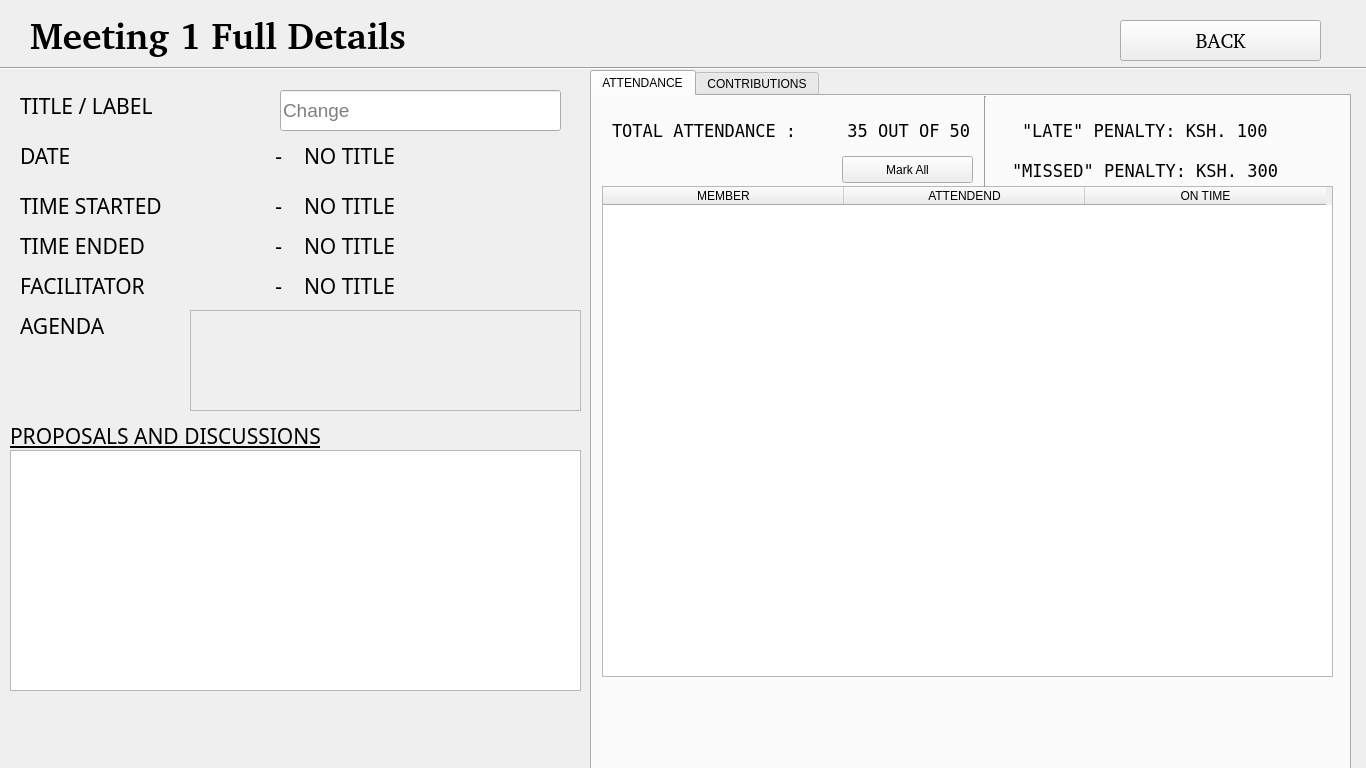
<?xml version="1.0" encoding="UTF-8"?>
<ui version="4.0">
 <class>Form</class>
 <widget class="QWidget" name="Form">
  <property name="geometry">
   <rect>
    <x>0</x>
    <y>0</y>
    <width>1366</width>
    <height>768</height>
   </rect>
  </property>
  <property name="windowTitle">
   <string>Meeting Full Details</string>
  </property>
  <widget class="QLabel" name="title_label">
   <property name="geometry">
    <rect>
     <x>30</x>
     <y>10</y>
     <width>451</width>
     <height>51</height>
    </rect>
   </property>
   <property name="font">
    <font>
     <family>C059 [urw]</family>
     <pointsize>28</pointsize>
     <weight>75</weight>
     <bold>true</bold>
    </font>
   </property>
   <property name="text">
    <string>Meeting 1 Full Details</string>
   </property>
  </widget>
  <widget class="QPushButton" name="back_btn">
   <property name="geometry">
    <rect>
     <x>1120</x>
     <y>20</y>
     <width>201</width>
     <height>41</height>
    </rect>
   </property>
   <property name="font">
    <font>
     <family>C059 [UKWN]</family>
     <pointsize>15</pointsize>
    </font>
   </property>
   <property name="text">
    <string>BACK</string>
   </property>
  </widget>
  <widget class="Line" name="line">
   <property name="geometry">
    <rect>
     <x>0</x>
     <y>60</y>
     <width>1371</width>
     <height>16</height>
    </rect>
   </property>
   <property name="orientation">
    <enum>Qt::Horizontal</enum>
   </property>
  </widget>
  <widget class="QLabel" name="label_2">
   <property name="geometry">
    <rect>
     <x>20</x>
     <y>90</y>
     <width>211</width>
     <height>31</height>
    </rect>
   </property>
   <property name="font">
    <font>
     <family>Courier 10 Pitch</family>
     <pointsize>16</pointsize>
    </font>
   </property>
   <property name="text">
    <string>TITLE / LABEL</string>
   </property>
  </widget>
  <widget class="QLabel" name="label_4">
   <property name="geometry">
    <rect>
     <x>270</x>
     <y>140</y>
     <width>191</width>
     <height>31</height>
    </rect>
   </property>
   <property name="font">
    <font>
     <family>Courier 10 Pitch</family>
     <pointsize>16</pointsize>
    </font>
   </property>
   <property name="text">
    <string> -    NO TITLE</string>
   </property>
  </widget>
  <widget class="QLabel" name="label_5">
   <property name="geometry">
    <rect>
     <x>20</x>
     <y>140</y>
     <width>141</width>
     <height>31</height>
    </rect>
   </property>
   <property name="font">
    <font>
     <family>Courier 10 Pitch</family>
     <pointsize>16</pointsize>
    </font>
   </property>
   <property name="text">
    <string>DATE</string>
   </property>
  </widget>
  <widget class="QLabel" name="label_6">
   <property name="geometry">
    <rect>
     <x>270</x>
     <y>190</y>
     <width>191</width>
     <height>31</height>
    </rect>
   </property>
   <property name="font">
    <font>
     <family>Courier 10 Pitch</family>
     <pointsize>16</pointsize>
    </font>
   </property>
   <property name="text">
    <string> -    NO TITLE</string>
   </property>
  </widget>
  <widget class="QLabel" name="label_7">
   <property name="geometry">
    <rect>
     <x>20</x>
     <y>190</y>
     <width>191</width>
     <height>31</height>
    </rect>
   </property>
   <property name="font">
    <font>
     <family>Courier 10 Pitch</family>
     <pointsize>16</pointsize>
    </font>
   </property>
   <property name="text">
    <string>TIME STARTED</string>
   </property>
  </widget>
  <widget class="QLabel" name="label_8">
   <property name="geometry">
    <rect>
     <x>270</x>
     <y>230</y>
     <width>191</width>
     <height>31</height>
    </rect>
   </property>
   <property name="font">
    <font>
     <family>Courier 10 Pitch</family>
     <pointsize>16</pointsize>
    </font>
   </property>
   <property name="text">
    <string> -    NO TITLE</string>
   </property>
  </widget>
  <widget class="QLabel" name="label_9">
   <property name="geometry">
    <rect>
     <x>20</x>
     <y>230</y>
     <width>161</width>
     <height>31</height>
    </rect>
   </property>
   <property name="font">
    <font>
     <family>Courier 10 Pitch</family>
     <pointsize>16</pointsize>
    </font>
   </property>
   <property name="text">
    <string>TIME ENDED</string>
   </property>
  </widget>
  <widget class="QLabel" name="label_10">
   <property name="geometry">
    <rect>
     <x>270</x>
     <y>270</y>
     <width>191</width>
     <height>31</height>
    </rect>
   </property>
   <property name="font">
    <font>
     <family>Courier 10 Pitch</family>
     <pointsize>16</pointsize>
    </font>
   </property>
   <property name="text">
    <string> -    NO TITLE</string>
   </property>
  </widget>
  <widget class="QLabel" name="label_11">
   <property name="geometry">
    <rect>
     <x>20</x>
     <y>270</y>
     <width>171</width>
     <height>31</height>
    </rect>
   </property>
   <property name="font">
    <font>
     <family>Courier 10 Pitch</family>
     <pointsize>16</pointsize>
    </font>
   </property>
   <property name="text">
    <string>FACILITATOR</string>
   </property>
  </widget>
  <widget class="QLabel" name="label_13">
   <property name="geometry">
    <rect>
     <x>20</x>
     <y>310</y>
     <width>141</width>
     <height>31</height>
    </rect>
   </property>
   <property name="font">
    <font>
     <family>Courier 10 Pitch</family>
     <pointsize>16</pointsize>
    </font>
   </property>
   <property name="text">
    <string>AGENDA</string>
   </property>
  </widget>
  <widget class="QLabel" name="label_14">
   <property name="geometry">
    <rect>
     <x>10</x>
     <y>420</y>
     <width>371</width>
     <height>31</height>
    </rect>
   </property>
   <property name="font">
    <font>
     <family>Courier 10 Pitch</family>
     <pointsize>16</pointsize>
     <underline>true</underline>
    </font>
   </property>
   <property name="text">
    <string>PROPOSALS AND DISCUSSIONS</string>
   </property>
  </widget>
  <widget class="QListWidget" name="listWidget">
   <property name="geometry">
    <rect>
     <x>10</x>
     <y>450</y>
     <width>571</width>
     <height>241</height>
    </rect>
   </property>
   <property name="font">
    <font>
     <family>Courier 10 Pitch</family>
     <pointsize>16</pointsize>
    </font>
   </property>
  </widget>
  <widget class="QTabWidget" name="tabWidget">
   <property name="geometry">
    <rect>
     <x>590</x>
     <y>70</y>
     <width>761</width>
     <height>701</height>
    </rect>
   </property>
   <property name="currentIndex">
    <number>0</number>
   </property>
   <widget class="QWidget" name="tab">
    <attribute name="title">
     <string>ATTENDANCE</string>
    </attribute>
    <widget class="QLabel" name="checked_count_label">
     <property name="geometry">
      <rect>
       <x>20</x>
       <y>20</y>
       <width>371</width>
       <height>31</height>
      </rect>
     </property>
     <property name="font">
      <font>
       <family>DejaVu Sans Mono</family>
       <pointsize>13</pointsize>
      </font>
     </property>
     <property name="text">
      <string>TOTAL ATTENDANCE :     35 OUT OF 50</string>
     </property>
    </widget>
    <widget class="QTableWidget" name="tableWidget">
     <property name="geometry">
      <rect>
       <x>10</x>
       <y>90</y>
       <width>731</width>
       <height>491</height>
      </rect>
     </property>
     <attribute name="horizontalHeaderDefaultSectionSize">
      <number>241</number>
     </attribute>
     <column>
      <property name="text">
       <string>MEMBER</string>
      </property>
     </column>
     <column>
      <property name="text">
       <string>ATTENDEND</string>
      </property>
     </column>
     <column>
      <property name="text">
       <string>ON TIME</string>
      </property>
     </column>
    </widget>
    <widget class="QLabel" name="label_15">
     <property name="geometry">
      <rect>
       <x>430</x>
       <y>20</y>
       <width>271</width>
       <height>31</height>
      </rect>
     </property>
     <property name="font">
      <font>
       <family>DejaVu Sans Mono</family>
       <pointsize>13</pointsize>
      </font>
     </property>
     <property name="text">
      <string>&quot;LATE&quot; PENALTY: KSH. 100</string>
     </property>
    </widget>
    <widget class="Line" name="line_4">
     <property name="geometry">
      <rect>
       <x>383</x>
       <y>0</y>
       <width>20</width>
       <height>91</height>
      </rect>
     </property>
     <property name="orientation">
      <enum>Qt::Vertical</enum>
     </property>
    </widget>
    <widget class="QLabel" name="label_16">
     <property name="geometry">
      <rect>
       <x>420</x>
       <y>60</y>
       <width>281</width>
       <height>31</height>
      </rect>
     </property>
     <property name="font">
      <font>
       <family>DejaVu Sans Mono</family>
       <pointsize>13</pointsize>
      </font>
     </property>
     <property name="text">
      <string>&quot;MISSED&quot; PENALTY: KSH. 300</string>
     </property>
    </widget>
    <widget class="QPushButton" name="mark_all_btn">
     <property name="geometry">
      <rect>
       <x>250</x>
       <y>60</y>
       <width>131</width>
       <height>27</height>
      </rect>
     </property>
     <property name="text">
      <string>Mark All</string>
     </property>
    </widget>
   </widget>
   <widget class="QWidget" name="tab_2">
    <attribute name="title">
     <string>CONTRIBUTIONS</string>
    </attribute>
    <widget class="QTableWidget" name="tableWidget_2">
     <property name="geometry">
      <rect>
       <x>10</x>
       <y>40</y>
       <width>731</width>
       <height>521</height>
      </rect>
     </property>
     <attribute name="horizontalHeaderDefaultSectionSize">
      <number>241</number>
     </attribute>
     <column>
      <property name="text">
       <string>MEMBER</string>
      </property>
     </column>
     <column>
      <property name="text">
       <string>AMOUNT</string>
      </property>
     </column>
     <column>
      <property name="text">
       <string>PAID BY</string>
      </property>
     </column>
    </widget>
    <widget class="QLabel" name="total_label">
     <property name="geometry">
      <rect>
       <x>20</x>
       <y>10</y>
       <width>361</width>
       <height>31</height>
      </rect>
     </property>
     <property name="font">
      <font>
       <family>DejaVu Sans Mono</family>
       <pointsize>12</pointsize>
      </font>
     </property>
     <property name="text">
      <string>TOTAL CONTRIBUTION:     KSH. XXXX</string>
     </property>
    </widget>
    <widget class="QLabel" name="req_amount">
     <property name="geometry">
      <rect>
       <x>390</x>
       <y>10</y>
       <width>221</width>
       <height>21</height>
      </rect>
     </property>
     <property name="font">
      <font>
       <family>DejaVu Sans Mono</family>
       <pointsize>12</pointsize>
      </font>
     </property>
     <property name="text">
      <string>REQUIRED AMOUNT IN KSH</string>
     </property>
    </widget>
    <widget class="Line" name="line_3">
     <property name="geometry">
      <rect>
       <x>370</x>
       <y>0</y>
       <width>20</width>
       <height>41</height>
      </rect>
     </property>
     <property name="orientation">
      <enum>Qt::Vertical</enum>
     </property>
    </widget>
    <widget class="QLineEdit" name="lineEdit_3">
     <property name="geometry">
      <rect>
       <x>620</x>
       <y>6</y>
       <width>113</width>
       <height>31</height>
      </rect>
     </property>
    </widget>
   </widget>
  </widget>
  <widget class="QFrame" name="frame">
   <property name="geometry">
    <rect>
     <x>190</x>
     <y>310</y>
     <width>391</width>
     <height>101</height>
    </rect>
   </property>
   <property name="frameShape">
    <enum>QFrame::StyledPanel</enum>
   </property>
   <property name="frameShadow">
    <enum>QFrame::Raised</enum>
   </property>
   <widget class="QLabel" name="label_12">
    <property name="geometry">
     <rect>
      <x>10</x>
      <y>10</y>
      <width>381</width>
      <height>81</height>
     </rect>
    </property>
    <property name="font">
     <font>
      <family>Courier 10 Pitch</family>
      <pointsize>16</pointsize>
     </font>
    </property>
    <property name="text">
     <string/>
    </property>
    <property name="wordWrap">
     <bool>true</bool>
    </property>
   </widget>
  </widget>
  <widget class="QLineEdit" name="lineEdit">
   <property name="geometry">
    <rect>
     <x>280</x>
     <y>90</y>
     <width>281</width>
     <height>41</height>
    </rect>
   </property>
   <property name="font">
    <font>
     <pointsize>14</pointsize>
    </font>
   </property>
   <property name="placeholderText">
    <string>Change</string>
   </property>
  </widget>
 </widget>
 <resources/>
 <connections/>
</ui>
